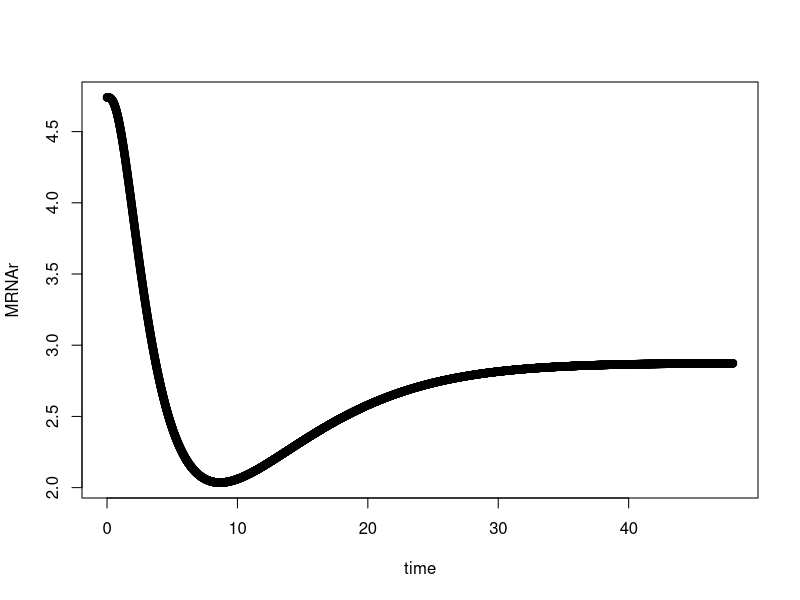

This chart was generated by the following R code: (Note: this script raises an error after producing the figure.)
## ---- chunk 1
knitr::opts_chunk$set(echo = TRUE)
## ---- chunk 2
library(deSolve)

parameters <- c(ks_rm = 2.90,
                IC50_rm = 26.2,
                kon = 0.00329,
                kt = 0.63,
                kre = 0.57,
                Rf = 0.49,
                kd_r = 0.0572,
                kd_rm = 0.612,
                ks_r = 3.22,
                D = 14.59*1000/374.471)

state <- c(MRNAr = 4.74,
           R = 267,
           DR = 0,
           DRn = 0)

Gluco <- function(t, state, parameters) {
  with(as.list(c(state, parameters)),{
    # rate of change
    dMRNAr <- ks_rm * (1 - DRn/(IC50_rm + DRn)) - kd_rm * MRNAr
    dR <- ks_r * MRNAr + Rf * kre * DRn - kon * D * R - kd_r * R
    dDR <- kon * D * R - kt * DR
    dDRn <- kt * DR - kre * DRn
    
    # return the rate of change
    list(c(dMRNAr, dR, dDR, dDRn))
  }) # end with(as.list ...
}

times <- seq(0, 48, by = 0.01)

## ---- chunk 3
out <- ode(y = state, times = times, func = Gluco, parms = parameters)
out <- as.data.frame(out)
out$dose <- 0.1

parameters["D"] <- 39.925
out2 <- ode(y = state, times = times, func = Gluco, parms = parameters)
out2 <- as.data.frame(out2)
out2$dose <- 0.3

out3 <- rbind(out, out2)
out3[out3$dose==0.1,]
plot(MRNAr ~ time, out3[out3$dose==0.1,])
abline(MRNAr ~ time, out3[out3$dose==0.1,])
## ---- chunk 4
#plot(out)
#code to generate figures with title, subscripts, legenda etc
par(las=1)
plot(out, xlab = "Time (h)", 
     ylab = c("Conc. (fmol/g)",
              "Conc. protein (fmol/mg)",
              "Conc. protein (fmol/mg)",
              "Conc. protein (fmol/mg)"), 
     main = c("Receptor mRNA (liver)",
              "Free receptor",
              "Drug-receptor complex",
              "Activated receptor complex"),
     col="purple",
     ylim = list(c(0,5),
                 c(0,300),
                 c(0,50),
                 c(0,50)))
